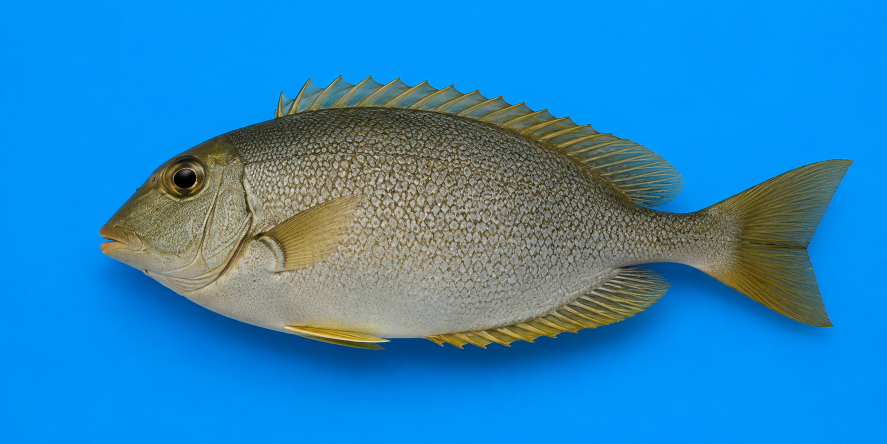
#> input picture assets/templates/template_fish_source.png, 1774 x 887 px (shown at 1/2 size)
$ python generate_template_assets.py
#> lines starting #> are read from the running program, lines starting #| are printed output that depends on the picture
"""Generate fish keypoint template PNGs for the Streamlit helper panel."""

from __future__ import annotations

from pathlib import Path
import sys

from PIL import Image, ImageDraw, ImageFont


ROOT = Path(__file__).resolve().parents[1]
sys.path.insert(0, str(ROOT))

from siganusmorph.config import BODY_AXIS_POINT_ORDER, CAUDAL_FIN_AXIS_POINT_ORDER, KEYPOINT_DEFS  # noqa: E402

OUT_DIR = ROOT / "assets" / "templates"
SOURCE_IMAGE = OUT_DIR / "template_fish_source.png"
CANVAS_SIZE = (900, 450)

POINTS = {
    "snout_tip": (100, 236),
    "eye_front": (170, 181),
    "operculum_posterior": (265, 246),
    "peduncle_start_midpoint": (645, 250),
    "caudal_base_midpoint": (760, 250),
    "caudal_fork_midpoint": (824, 250),
    "caudal_fin_upper_tip": (870, 162),
    "caudal_fin_lower_tip": (858, 330),
    "caudal_fin_posterior_endpoint": (870, 250),
    "body_depth_dorsal": (405, 112),
    "body_depth_ventral": (405, 343),
    "peduncle_depth_dorsal": (710, 218),
    "peduncle_depth_ventral": (710, 282),
    "head_axis_point": (225, 236),
    "trunk_axis_point": (360, 232),
    "posterior_trunk_axis_point": (535, 238),
    "peduncle_axis_point": (703, 250),
}

AXIS_NAMES = BODY_AXIS_POINT_ORDER
CAUDAL_AXIS_NAMES = CAUDAL_FIN_AXIS_POINT_ORDER

LABEL_OFFSETS = {
    "P1": (12, 12),
    "P2": (14, -22),
    "P3": (-42, 18),
    "P4": (18, -18),
    "P5": (18, -18),
    "P6": (-32, 18),
    "P7U": (-54, -34),
    "P7L": (-54, 18),
    "P7V": (-32, -42),
    "C4": (-34, -34),
    "P8": (14, -22),
    "P9": (14, 4),
    "P10": (18, -28),
    "P11": (18, 2),
}


def font(size: int) -> ImageFont.ImageFont:
    candidates = (
        "C:/Windows/Fonts/msyh.ttc",
        "C:/Windows/Fonts/simhei.ttf",
        "arial.ttf",
    )
    for candidate in candidates:
        try:
            return ImageFont.truetype(candidate, size=size)
        except OSError:
            continue
    return ImageFont.load_default()


def draw_fish(draw: ImageDraw.ImageDraw) -> None:
    axis = [POINTS[name] for name in AXIS_NAMES]
    for a, b in zip(axis, axis[1:]):
        draw.line((a[0], a[1], b[0], b[1]), fill=(35, 110, 210), width=4)
    caudal_axis = [POINTS[name] for name in CAUDAL_AXIS_NAMES]
    for a, b in zip(caudal_axis, caudal_axis[1:]):
        draw.line((a[0], a[1], b[0], b[1]), fill=(150, 70, 190), width=4)
    draw.line(
        (
            POINTS["caudal_base_midpoint"][0],
            POINTS["caudal_base_midpoint"][1],
            POINTS["caudal_fin_posterior_endpoint"][0],
            POINTS["caudal_fin_posterior_endpoint"][1],
        ),
        fill=(245, 130, 32),
        width=4,
    )


def draw_point(
    draw: ImageDraw.ImageDraw,
    code: str,
    xy: tuple[int, int],
    is_axis_auxiliary: bool,
    highlight: bool = False,
    dim: bool = False,
) -> None:
    if dim:
        fill = (178, 188, 190)
        outline = (255, 255, 255)
    else:
        fill = (46, 204, 113) if is_axis_auxiliary else (230, 57, 70)
        outline = (20, 28, 32)
    radius = 17 if highlight else 11
    width = 5 if highlight else 3
    x, y = xy
    draw.ellipse((x - radius, y - radius, x + radius, y + radius), fill=fill, outline=outline, width=width)
    text_fill = fill if not dim else (90, 98, 100)
    dx, dy = LABEL_OFFSETS.get(code, (radius + 4, -radius - 2))
    draw.text((x + dx, y + dy), code, font=font(24 if highlight else 19), fill=text_fill)


def draw_star(draw: ImageDraw.ImageDraw, code: str, xy: tuple[int, int]) -> None:
    x, y = xy
    radius = 13
    points = [
        (x, y - radius),
        (x + 4, y - 4),
        (x + radius, y - 4),
        (x + 6, y + 3),
        (x + 8, y + radius),
        (x, y + 7),
        (x - 8, y + radius),
        (x - 6, y + 3),
        (x - radius, y - 4),
        (x - 4, y - 4),
    ]
    draw.polygon(points, fill=(255, 220, 40), outline=(120, 70, 160))
    dx, dy = LABEL_OFFSETS.get(code, (18, -18))
    draw.text((x + dx, y + dy), code, font=font(19), fill=(120, 70, 160))


def base_image() -> Image.Image:
    if SOURCE_IMAGE.exists():
        image = Image.open(SOURCE_IMAGE).convert("RGB").resize(CANVAS_SIZE, Image.Resampling.LANCZOS)
    else:
        image = Image.new("RGB", CANVAS_SIZE, (246, 248, 247))
    draw = ImageDraw.Draw(image)
    draw_fish(draw)
    return image


def draw_template(highlight_code: str | None = None) -> Image.Image:
    image = base_image()
#> in base_image, `image = Image.open(SOURCE_IMAGE).convert("RGB").resize(CANVAS_SIZE, Im..`:
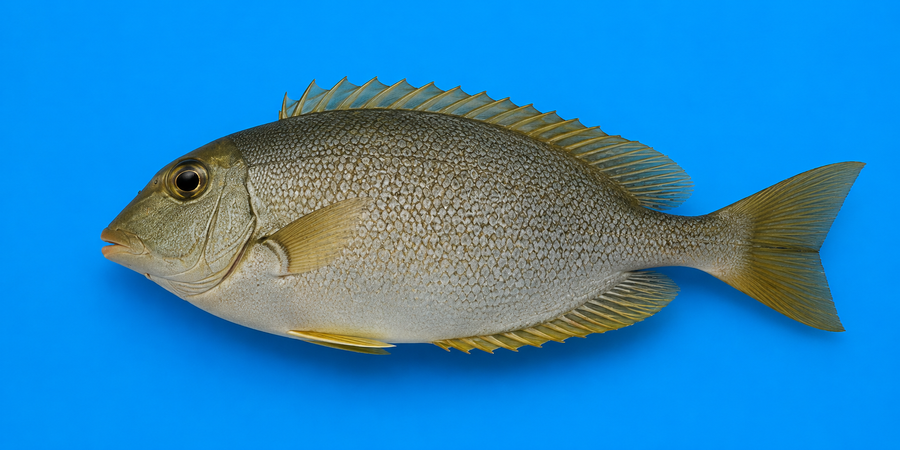
#> image: PIL image 900x450 RGB; mean R, G, B 40.7, 134.6, 192.3
    draw = ImageDraw.Draw(image)
    for definition in KEYPOINT_DEFS:
        xy = POINTS[definition.name]
        highlight = definition.code == highlight_code
        dim = highlight_code is not None and not highlight
        draw_point(draw, definition.code, xy, definition.code.startswith("C"), highlight=highlight, dim=dim)
    if highlight_code is None:
        draw_star(draw, "P7V", POINTS["caudal_fin_posterior_endpoint"])
    title = "16-point overview" if highlight_code is None else f"Current point: {highlight_code}"
    draw.rectangle((16, 14, 330, 52), fill=(255, 255, 255), outline=(190, 198, 196), width=1)
    draw.text((28, 20), title, font=font(24), fill=(38, 48, 52))
    return image


def draw_zoom(definition_code: str) -> Image.Image:
    definition = next(item for item in KEYPOINT_DEFS if item.code == definition_code)
    image = draw_template(definition_code)
    x, y = POINTS[definition.name]
    margin_x = 170
    margin_y = 115
    left = max(0, x - margin_x)
    top = max(0, y - margin_y)
    right = min(CANVAS_SIZE[0], x + margin_x)
    bottom = min(CANVAS_SIZE[1], y + margin_y)
    crop = image.crop((left, top, right, bottom)).resize((520, 320), Image.Resampling.LANCZOS)
    draw = ImageDraw.Draw(crop)
    label = f"{definition.code} {definition.name}"
    draw.rectangle((12, 12, 506, 48), fill=(255, 255, 255), outline=(190, 198, 196), width=1)
    draw.text((22, 18), label, font=font(20), fill=(38, 48, 52))
    return crop


def main() -> None:
    OUT_DIR.mkdir(parents=True, exist_ok=True)
    draw_template().save(OUT_DIR / "overview_template.png")
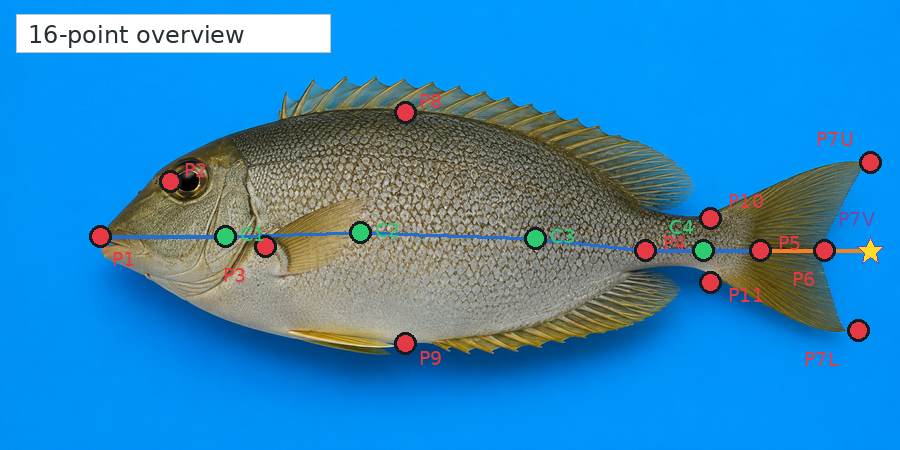
#> saved as overview_template.png: PIL image 900x450 RGB; mean R, G, B 48.7, 136.1, 190.8
    for definition in KEYPOINT_DEFS:
        draw_template(definition.code).save(OUT_DIR / f"{definition.code}_template.png")
#> the loop in draw_template (call 2), `for definition in KEYPOINT_DEFS:` made 16 passes
#> (highlight, dim, radius in draw_point, width in draw_point, text_fill in draw_point, dx in draw_point, dy in draw_point) on passes 1 to 12: (True, False, 17, 5, (230, 57, 70), 12, 12), (False, True, 11, 3, (90, 98, 100), 14, -22), (False, True, 11, 3, (90, 98, 100), -42, 18), (False, True, 11, 3, (90, 98, 100), 18, -18), (False, True, 11, 3, (90, 98, 100), 18, -18), (False, True, 11, 3, (90, 98, 100), -32, 18), (False, True, 11, 3, (90, 98, 100), -54, -34), (False, True, 11, 3, (90, 98, 100), -54, 18), (False, True, 11, 3, (90, 98, 100), 14, -22), (False, True, 11, 3, (90, 98, 100), 14, 4), (False, True, 11, 3, (90, 98, 100), 18, -28), (False, True, 11, 3, (90, 98, 100), 18, 2)
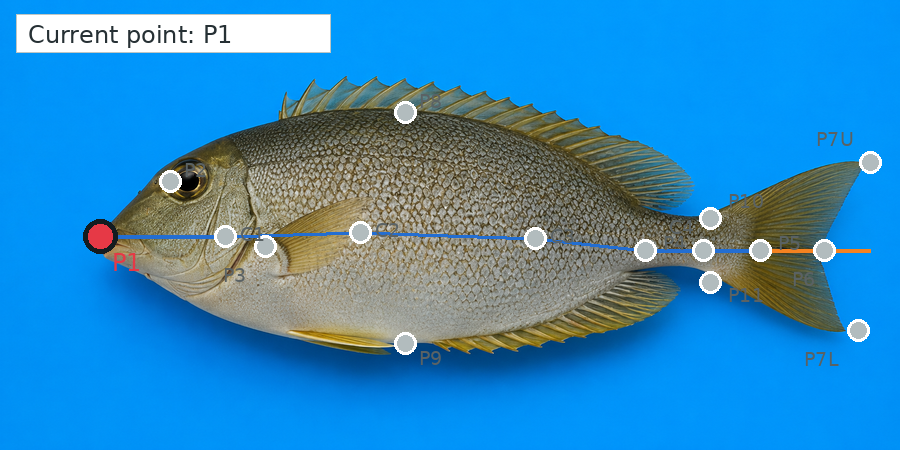
#> saved as P1_template.png: PIL image 900x450 RGB; mean R, G, B 49.8, 138.4, 193.3
        draw_zoom(definition.code).save(OUT_DIR / f"{definition.code}_zoom.png")
#> in draw_zoom, `x, y = POINTS[definition.name]`: x = 100; y = 236
#> in draw_zoom, `left = max(0, x - margin_x)`: left = 0
#> in draw_zoom, `top = max(0, y - margin_y)`: top = 121
#> in draw_zoom, `right = min(CANVAS_SIZE[0], x + margin_x)`: right = 270
#> in draw_zoom, `bottom = min(CANVAS_SIZE[1], y + margin_y)`: bottom = 351
#> in draw_zoom, `crop = image.crop((left, top, right, bottom)).resize((520, 320), Image..`:
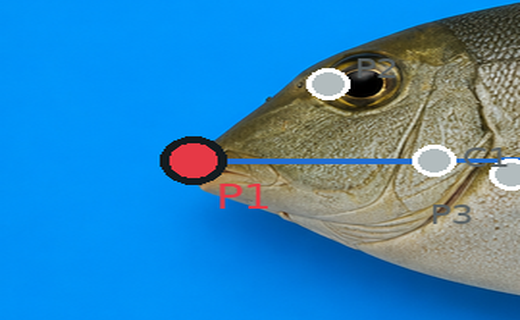
#> crop: PIL image 520x320 RGB; mean R, G, B 50.4, 133.7, 187.3
#> in draw_zoom, `label = f"{definition.code} {definition.name}"`: label = 'P1 snout_tip'
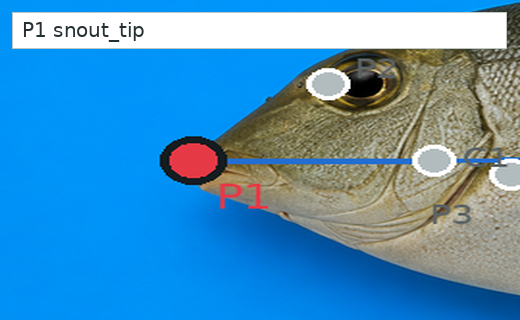
#> saved as P1_zoom.png: PIL image 520x320 RGB; mean R, G, B 75.9, 146.3, 191.5
    print(f"Generated template assets in {OUT_DIR}")


if __name__ == "__main__":
    main()
